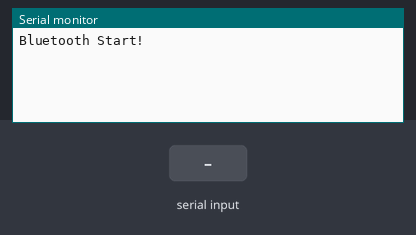
Simulated run of this sketch. Board: Arduino Uno, built with avr-gcc and run on an emulated ATmega328P. On the bench: the last lines printed to the serial monitor. The test bench sets the inputs (shaded band).

Above: at 1.2 s.
1.3 s: "1" received over the second serial link
At 2.4 s:
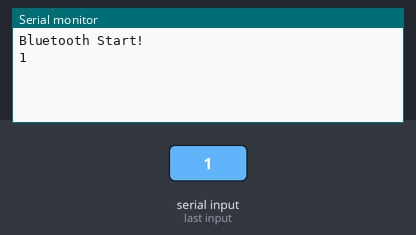
2.8 s: "0" received over the second serial link
At 3.6 s:
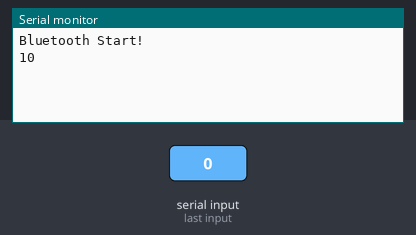

Measured:
- after the input at 1.3 s, the serial monitor: prints a new line at once (image 1)
- after the input at 2.8 s, the serial monitor: prints a new line at once (image 2)

The sketch:

SlaveBluetoothBySoftSerialTest.ino
```cpp
// (licence header left out)
#include "MeOrion.h"
#include <SoftwareSerial.h>

MeBluetooth bluetooth(PORT_5);

unsigned char table[128] = {0};

void setup()
{
  Serial.begin(115200);
  bluetooth.begin(115200);    //The factory default baud rate is 115200
  Serial.println("Bluetooth Start!");
}

void loop()
{
  int readdata = 0,i = 0,count = 0;
  char outDat;
  if (bluetooth.available())
  {
    while((readdata = bluetooth.read()) != (int)-1)
    {
      table[count] = readdata;
      count++;
      delay(1);
    }
    for(i = 0;i<count;i++)
    {
      Serial.write(table[i]);
    }
  }
  if(Serial.available() )
  {
    outDat = Serial.read();
    bluetooth.write(outDat);
  }
}
```
